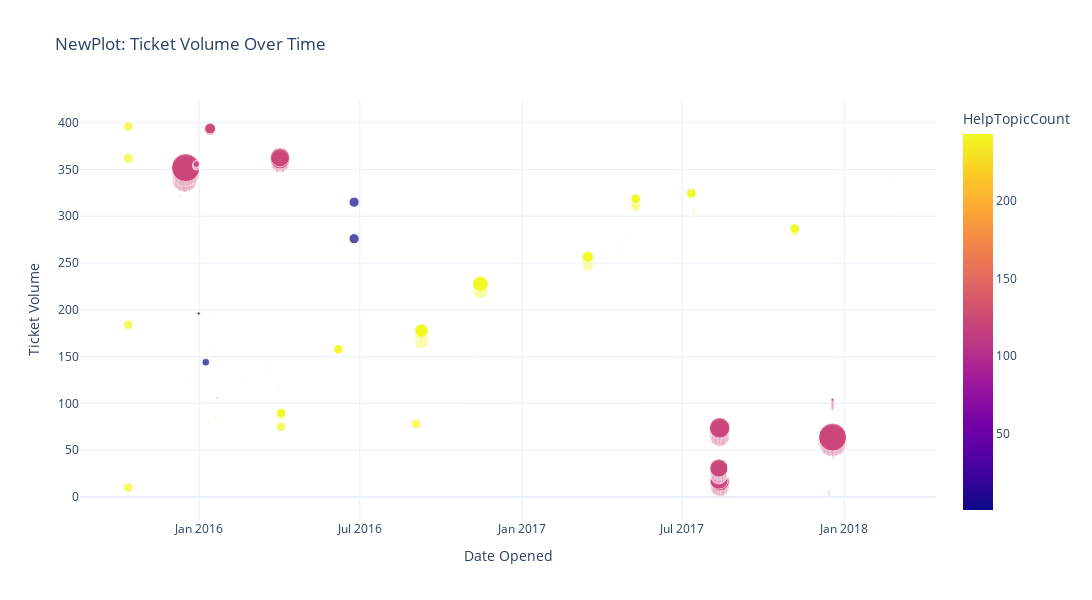

Notebook cell for this chart:
### Markdown cell above
***NewPlot*** is an interactive scatter plot using Plotly, visualizing the IT helpdesk ticket data from the DataFrame.  It plots the date each ticket was opened against the volume of tickets, represented by the size of each point, which corresponds to the resolution duration in minutes. 

The color of the points reflects the count of tickets for each help topic (`HelpTopicCount`). 

The chart is customized with hover data to show detailed information about each point and is styled for better readability and presentation.

### Code cell
# Chart using Plotly

df['HelpTopicCount'] = df.groupby('HelpTopic')['HelpTopic'].transform('count')


# Assuming df['HelpTopicCount'] is already calculated as before
fig = px.scatter(df, x='Date Opened', size='ResolutionDurationMins',
                 color='HelpTopicCount', title='NewPlot: Ticket Volume Over Time')

# Customize hover data to show "HelpTopic" and other relevant information
fig.update_traces(hovertemplate='Help Topic: %{text}<br>Date Opened: %{x}<br>Resolution Duration (mins): %{y}<br>Help Topic Count: %{marker.color}',
                  text=df['HelpTopic'])  # Using the 'text' attribute for hover information

# Adjust the size of the chart
fig.update_layout(width=1200, height=600, template='plotly_white') 

# Change y-axis label
fig.update_yaxes(title_text='Ticket Volume')


fig.show()

### Figure 1 — Plotly figure (JSON) as saved in the notebook; plotly's stock layout.template omitted (floating-point values rounded to 4 significant figures; data arrays with more than 128 entries replaced by an {"elided": "..."} marker saying what was removed)
{"data": [{"hovertemplate": "Help Topic: %{text}<br>Date Opened: %{x}<br>Resolution Duration (mins): %{y}<br>Help Topic Count: %{marker.color}", "legendgroup": "", "marker": {"color": {"elided": "392 int values"}, "coloraxis": "coloraxis", "size": {"elided": "392 float values"}, "sizemode": "area", "sizeref": 943.4, "symbol": "circle"}, "mode": "markers", "name": "", "orientation": "h", "showlegend": false, "text": {"elided": "392 str values"}, "type": "scatter", "x": {"elided": "392 str values"}, "xaxis": "x", "y": {"elided": "392 int values"}, "yaxis": "y"}], "layout": {"coloraxis": {"colorbar": {"title": {"text": "HelpTopicCount"}}, "colorscale": [[0, "#0d0887"], [0.1111, "#46039f"], [0.2222, "#7201a8"], [0.3333, "#9c179e"], [0.4444, "#bd3786"], [0.5556, "#d8576b"], [0.6667, "#ed7953"], [0.7778, "#fb9f3a"], [0.8889, "#fdca26"], [1, "#f0f921"]]}, "height": 600, "legend": {"itemsizing": "constant", "tracegroupgap": 0}, "title": {"text": "NewPlot: Ticket Volume Over Time"}, "width": 1200, "xaxis": {"anchor": "y", "domain": [0, 1], "title": {"text": "Date Opened"}}, "yaxis": {"anchor": "x", "domain": [0, 1], "title": {"text": "Ticket Volume"}}}}
